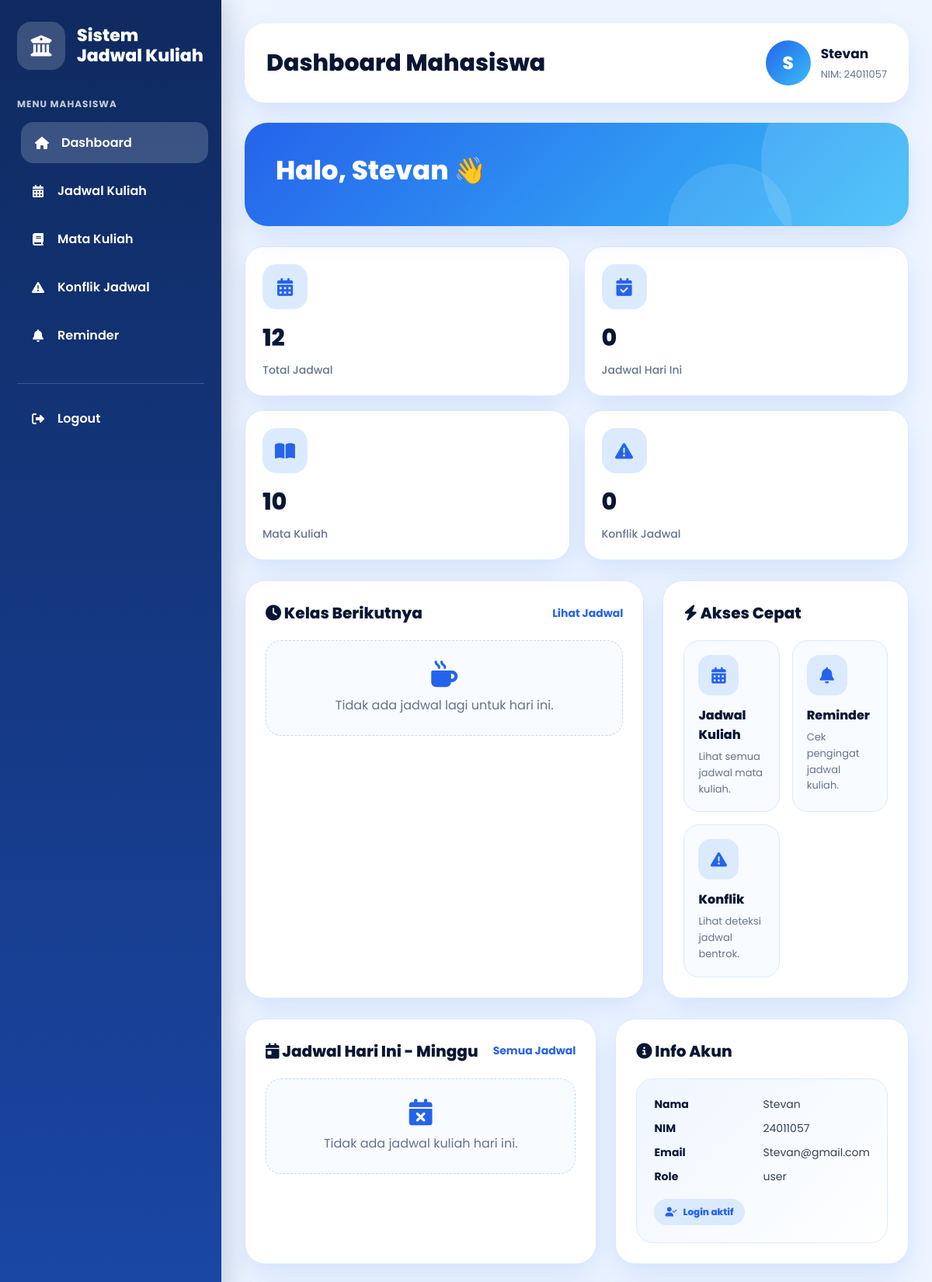
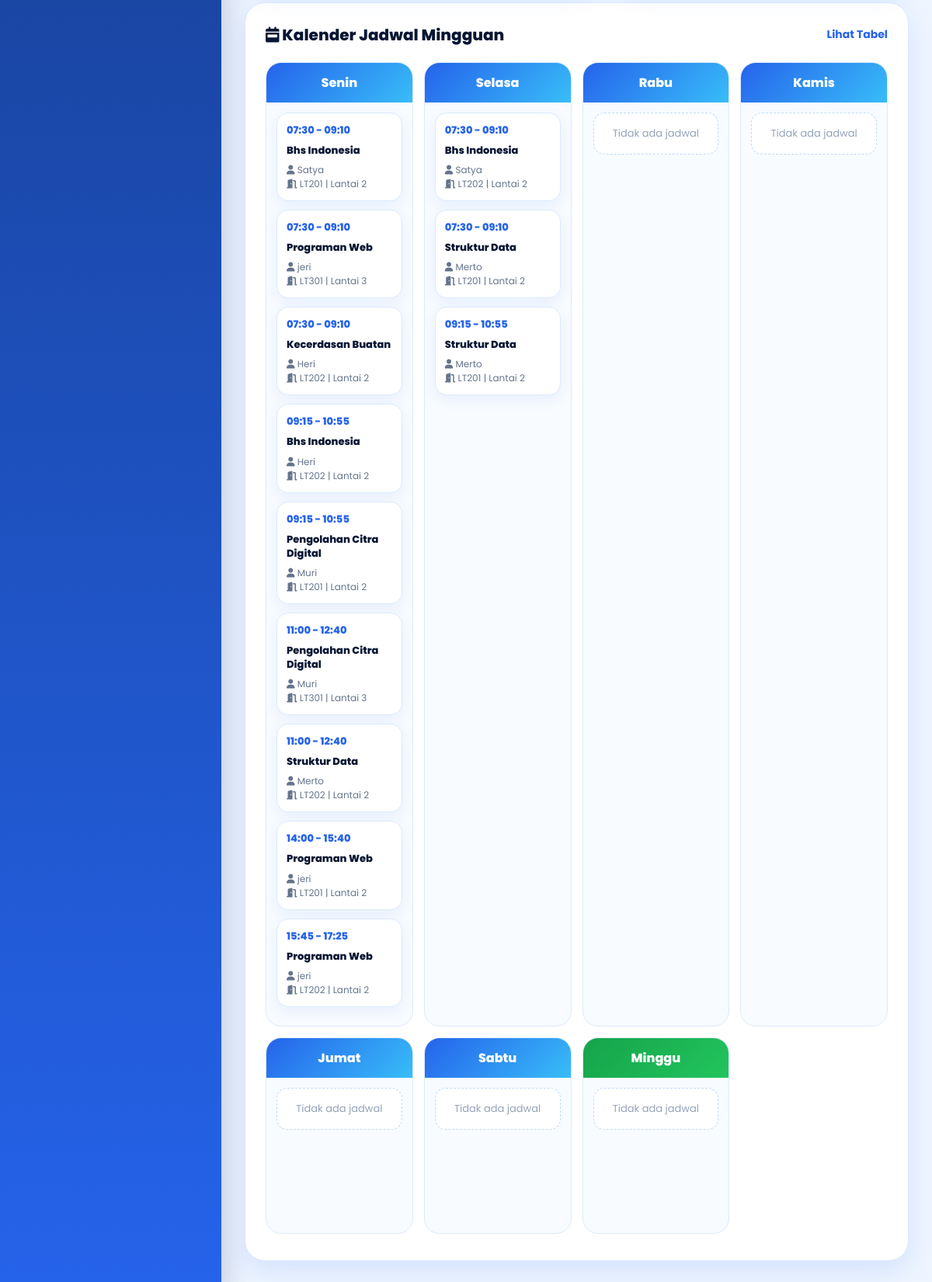
The page /dashboard-user.php (signed in) on the database its author committed (2 pictures, top to bottom).
### tables this page shows
CREATE TABLE `jadwal_kuliah` (
  `id_jadwal` int(11) NOT NULL,
  `id_matkul` int(11) NOT NULL,
  `id_dosen` int(11) NOT NULL,
  `id_ruang` int(11) NOT NULL,
  `kelas` varchar(20) NOT NULL DEFAULT '-',
  `gedung` varchar(100) NOT NULL,
  `hari` varchar(20) NOT NULL,
  `waktu_mulai` time NOT NULL,
  `waktu_selesai` time NOT NULL
);

CREATE TABLE `mata_kuliah` (
  `id_matkul` int(11) NOT NULL,
  `nama_matkul` varchar(100) NOT NULL,
  `sks` int(11) NOT NULL
);

CREATE TABLE `dosen` (
  `id_dosen` int(11) NOT NULL,
  `nama_dosen` varchar(100) NOT NULL,
  `email_dosen` varchar(100) NOT NULL,
  `password` varchar(255) NOT NULL
);

CREATE TABLE `ruangan` (
  `id_ruang` int(11) NOT NULL,
  `nama_ruang` varchar(50) NOT NULL,
  `gedung` varchar(100) NOT NULL
);

### dashboard-user.php (the view, shortened to what this page needs)
<?php
include "connect.php";
$hari_array = [
    'Monday'    => 'Senin',
    'Tuesday'   => 'Selasa',
    'Wednesday' => 'Rabu',
    'Thursday'  => 'Kamis',
    'Friday'    => 'Jumat',
    'Saturday'  => 'Sabtu',
    'Sunday'    => 'Minggu'
];
$hariIni = $hari_array[date('l')];
$qJadwalHariIni = mysqli_query($conn, "
    SELECT COUNT(*) AS total
    FROM jadwal_kuliah
    WHERE hari = '$hariIni'
");
$dJadwalHariIni = mysqli_fetch_assoc($qJadwalHariIni);
$totalJadwalHariIni = $dJadwalHariIni['total'];
$namaUser  = $_SESSION['nama'] ?? 'Mahasiswa';
$nimUser   = $_SESSION['nim'] ?? '-';
$emailUser = $_SESSION['email'] ?? '-';
$roleUser  = $_SESSION['role'] ?? 'user';
$inisial   = strtoupper(substr($namaUser, 0, 1));
function e($text) {
    return htmlspecialchars((string)($text ?? ''), ENT_QUOTES, 'UTF-8');
}
function formatJam($jam) {
    return substr($jam, 0, 5);
}
function hariIndonesia($englishDay) {
    $hari = [
        'Monday'    => 'Senin',
        'Tuesday'   => 'Selasa',
        'Wednesday' => 'Rabu',
        'Thursday'  => 'Kamis',
        'Friday'    => 'Jumat',
        'Saturday'  => 'Sabtu',
        'Sunday'    => 'Minggu'
    ];
    return $hari[$englishDay] ?? $englishDay;
}
function countTable($conn, $table) {
    $safe = str_replace('`', '``', $table);
    $q = mysqli_query($conn, "SELECT COUNT(*) AS total FROM `$safe`");
    $d = mysqli_fetch_assoc($q);
    return (int)($d['total'] ?? 0);
}
$totalJadwal  = countTable($conn, 'jadwal_kuliah');
$totalMatkul  = countTable($conn, 'mata_kuliah');
$hariIni = hariIndonesia(date('l'));
$jadwalHariIni = [];
$jadwalBerikutnya = null;
$hariList = ['Senin','Selasa','Rabu','Kamis','Jumat','Sabtu','Minggu'];
$kalender = [];
foreach ($hariList as $h) {
    $kalender[$h] = [];
}
$queryKalender = mysqli_query($conn, "
    SELECT
        jk.*,
        mk.nama_matkul,
        d.nama_dosen,
        r.nama_ruang
    FROM jadwal_kuliah jk
    LEFT JOIN mata_kuliah mk ON jk.id_matkul = mk.id_matkul
    LEFT JOIN dosen d ON jk.id_dosen = d.id_dosen
    LEFT JOIN ruangan r ON jk.id_ruang = r.id_ruang
    ORDER BY
    FIELD(jk.hari, 'Senin','Selasa','Rabu','Kamis','Jumat','Sabtu','Minggu'),
    jk.waktu_mulai ASC
");
if ($queryKalender) {
    while ($row = mysqli_fetch_assoc($queryKalender)) {
        if (isset($kalender[$row['hari']])) {
            $kalender[$row['hari']][] = $row;
        }
    }
}
$totalKonflik = 0;
$queryKonflik = mysqli_query($conn, "
    SELECT COUNT(*) AS total
    FROM jadwal_kuliah j1
    JOIN jadwal_kuliah j2
    ON j1.id_jadwal < j2.id_jadwal
    AND j1.hari = j2.hari
    AND j1.waktu_mulai < j2.waktu_selesai
    AND j1.waktu_selesai > j2.waktu_mulai
    AND (
        j1.id_ruang = j2.id_ruang
        OR j1.id_dosen = j2.id_dosen
    )
");
if ($queryKonflik) {
    $dKonflik = mysqli_fetch_assoc($queryKonflik);
    $totalKonflik = (int)($dKonflik['total'] ?? 0);
}
?>
<!DOCTYPE html>
<html lang="id">
<head>
<link rel="stylesheet" href="https://cdnjs.cloudflare.com/ajax/libs/font-awesome/6.5.1/css/all.min.css">
</head>
<body>
<div class="app">
    <aside class="sidebar">
        <div class="brand">
            <div class="brand-logo">
                <?php if (file_exists("logo.png")) { ?>
                    <img src="logo.png" alt="Logo">
                <?php } else { ?>
                    <i class="fa-solid fa-building-columns"></i>
                <?php } ?>
            </div>
            <div class="brand-text">
                <h2>Sistem<br>Jadwal Kuliah</h2>
            </div>
        </div>
        <div class="menu-label">Menu Mahasiswa</div>
        <ul class="menu">
            <li><a href="dashboard-user.php" class="active"><i class="fa-solid fa-house"></i> Dashboard</a></li>
            <li><a href="jadwal-matakuliah.php"><i class="fa-solid fa-calendar-days"></i> Jadwal Kuliah</a></li>
            <li><a href="matakuliah-mahasiswa.php"> <i class="fa-solid fa-book"></i>Mata Kuliah </a></li>
            <li><a href="cek-bentrok.php"><i class="fa-solid fa-triangle-exclamation"></i> Konflik Jadwal</a></li>
            <li><a href="notifikasi-reminder.php"><i class="fa-solid fa-bell"></i> Reminder</a></li>
        </ul>
        <div class="sidebar-footer">
            <ul class="menu">
                <li><a href="logout.php"><i class="fa-solid fa-right-from-bracket"></i> Logout</a></li>
            </ul>
        </div>
    </aside>
    <main class="main">
        <section class="topbar">
            <div class="page-title">
                <h1>Dashboard Mahasiswa</h1>
            </div>
            <div class="profile">
                <div class="avatar"><?php echo e($inisial); ?></div>
                <div>
                    <h3><?php echo e($namaUser); ?></h3>
                    <span>NIM: <?php echo e($nimUser); ?></span>
                </div>
            </div>
        </section>
        <section class="hero">
            <div class="hero-content">
                <h2>Halo, <?php echo e($namaUser); ?> 👋</h2>
            </div>
        </section>
        <section class="stats">
<a href="jadwal-matakuliah.php" class="stat-card stat-link">
    <div class="stat-icon">
        <i class="fa-solid fa-calendar-days"></i>
    </div>
    <div class="stat-number">
        <?php echo $totalJadwal; ?>
    </div>
    <div class="stat-label">
        Total Jadwal
    </div>
</a>
<a href="jadwal-matakuliah.php" class="stat-card stat-link">
    <div class="stat-icon">
        <i class="fa-solid fa-calendar-check"></i>
    </div>
    <div class="stat-number">
        <?php echo $totalJadwalHariIni; ?>
    </div>
    <div class="stat-label">
        Jadwal Hari Ini
    </div>
</a>
<a href="matakuliah-mahasiswa.php" class="stat-card stat-link">
    <div class="stat-icon">
        <i class="fa-solid fa-book-open"></i>
    </div>
    <div class="stat-number">
        <?php echo $totalMatkul; ?>
    </div>
    <div class="stat-label">
        Mata Kuliah
    </div>
</a>
<a href="cek-bentrok.php" class="stat-card stat-link">
    <div class="stat-icon">
        <i class="fa-solid fa-triangle-exclamation"></i>
    </div>
    <div class="stat-number">
        <?php echo $totalKonflik; ?>
    </div>
    <div class="stat-label">
        Konflik Jadwal
    </div>
</a>
</section>
        <section class="grid">
            <div class="card">
                <div class="card-header">
                    <h3><i class="fa-solid fa-clock"></i> Kelas Berikutnya</h3>
                    <a href="jadwal-matakuliah.php">Lihat Jadwal</a>
                </div>
                <?php if ($jadwalBerikutnya) { ?>
                    <?php $statusNext = statusJadwal($jadwalBerikutnya['hari'], $jadwalBerikutnya['waktu_mulai'], $jadwalBerikutnya['waktu_selesai']); ?>
                    <div class="next-card">
                        <div class="next-top">
                            <div class="next-icon"><i class="fa-solid fa-book"></i></div>
                            <div class="next-title">
                                <h4><?php echo e($jadwalBerikutnya['nama_matkul'] ?: 'Mata Kuliah'); ?></h4>
                                <p><?php echo e($jadwalBerikutnya['hari']); ?>, <?php echo e(formatJam($jadwalBerikutnya['waktu_mulai'])); ?> - <?php echo e(formatJam($jadwalBerikutnya['waktu_selesai'])); ?></p>
                            </div>
                        </div>
                        <div class="info-row"><strong>Dosen</strong><span><?php echo e($jadwalBerikutnya['nama_dosen'] ?: '-'); ?></span></div>
                        <div class="info-row"><strong>Ruangan</strong><span><?php echo e($jadwalBerikutnya['nama_ruang'] ?: '-'); ?></span></div>
                        <div class="info-row"><strong>Gedung</strong><span><?php echo e($jadwalBerikutnya['gedung'] ?: '-'); ?></span></div>
                        <span class="status <?php echo e($statusNext['class']); ?>">
                            <i class="fa-solid fa-clock"></i>
                            <?php echo e($statusNext['text']); ?>
                        </span>
                    </div>
                <?php } else { ?>
                    <div class="empty">
                        <i class="fa-solid fa-mug-hot"></i>
                        Tidak ada jadwal lagi untuk hari ini.
                    </div>
                <?php } ?>
            </div>
            <div class="card">
                <div class="card-header">
                    <h3><i class="fa-solid fa-bolt"></i> Akses Cepat</h3>
                </div>
                <div class="quick-grid">
                    <a href="jadwal-matakuliah.php" class="quick-card">
                        <div class="quick-icon"><i class="fa-solid fa-calendar-days"></i></div>
                        <h4>Jadwal Kuliah</h4>
                        <p>Lihat semua jadwal mata kuliah.</p>
                    </a>
                    <a href="notifikasi-reminder.php" class="quick-card">
                        <div class="quick-icon"><i class="fa-solid fa-bell"></i></div>
                        <h4>Reminder</h4>
                        <p>Cek pengingat jadwal kuliah.</p>
                    </a>
                    <a href="cek-bentrok.php" class="quick-card">
                        <div class="quick-icon"><i class="fa-solid fa-triangle-exclamation"></i></div>
                        <h4>Konflik</h4>
                        <p>Lihat deteksi jadwal bentrok.</p>
                    </a>
                </div>
            </div>
        </section>
        <section class="grid">
            <div class="card">
                <div class="card-header">
                    <h3><i class="fa-solid fa-calendar-day"></i> Jadwal Hari Ini - <?php echo e($hariIni); ?></h3>
                    <a href="jadwal-matakuliah.php">Semua Jadwal</a>
                </div>
                <?php if (!empty($jadwalHariIni)) { ?>
                    <div class="today-list">
                        <?php foreach ($jadwalHariIni as $j) { ?>
                            <?php $status = statusJadwal($j['hari'], $j['waktu_mulai'], $j['waktu_selesai']); ?>
                            <div class="today-item">
                                <div class="today-time">
                                    <?php echo e(formatJam($j['waktu_mulai'])); ?><br>
                                    <?php echo e(formatJam($j['waktu_selesai'])); ?>
                                </div>
                                <div class="today-detail">
                                    <h4><?php echo e($j['nama_matkul'] ?: 'Mata Kuliah'); ?></h4>
                                    <p>
                                        Dosen: <?php echo e($j['nama_dosen'] ?: '-'); ?><br>
                                        Ruang: <?php echo e($j['nama_ruang'] ?: '-'); ?> | Gedung: <?php echo e($j['gedung'] ?: '-'); ?>
                                    </p>
                                    <span class="status <?php echo e($status['class']); ?>">
                                        <i class="fa-solid fa-clock"></i>
                                        <?php echo e($status['text']); ?>
                                    </span>
                                </div>
                            </div>
                        <?php } ?>
                    </div>
                <?php } else { ?>
                    <div class="empty">
                        <i class="fa-solid fa-calendar-xmark"></i>
                        Tidak ada jadwal kuliah hari ini.
                    </div>
                <?php } ?>
            </div>
            <div class="card">
                <div class="card-header">
                    <h3><i class="fa-solid fa-circle-info"></i> Info Akun</h3>
                </div>
                <div class="next-card">
                    <div class="info-row"><strong>Nama</strong><span><?php echo e($namaUser); ?></span></div>
                    <div class="info-row"><strong>NIM</strong><span><?php echo e($nimUser); ?></span></div>
                    <div class="info-row"><strong>Email</strong><span><?php echo e($emailUser); ?></span></div>
                    <div class="info-row"><strong>Role</strong><span><?php echo e($roleUser); ?></span></div>
                    <span class="status blue"><i class="fa-solid fa-user-check"></i> Login aktif</span>
                </div>
            </div>
        </section>
        <section class="card calendar-card">
            <div class="card-header">
                <h3><i class="fa-solid fa-calendar-week"></i> Kalender Jadwal Mingguan</h3>
                <a href="jadwal-matakuliah.php">Lihat Tabel</a>
            </div>
            <div class="calendar-wrapper">
                <?php foreach ($hariList as $hari) { ?>
                    <div class="day">
                        <div class="day-head <?php echo ($hari == $hariIni) ? 'today' : ''; ?>">
                            <?php echo e($hari); ?>
                        </div>
                        <div class="day-body">
                            <?php if (!empty($kalender[$hari])) { ?>
                                <?php foreach ($kalender[$hari] as $j) { ?>
                                    <div class="mini-jadwal">
                                        <div class="mini-time">
                                            <?php echo e(formatJam($j['waktu_mulai'])); ?> - <?php echo e(formatJam($j['waktu_selesai'])); ?>
                                        </div>
                                        <div class="mini-title">
                                            <?php echo e($j['nama_matkul'] ?: 'Mata Kuliah'); ?>
                                        </div>
                                        <div class="mini-info">
                                            <i class="fa-solid fa-user"></i>
                                            <?php echo e($j['nama_dosen'] ?: '-'); ?>
                                        </div>
                                        <div class="mini-info">
                                            <i class="fa-solid fa-door-open"></i>
                                            <?php echo e($j['nama_ruang'] ?: '-'); ?> | <?php echo e($j['gedung'] ?: '-'); ?>
                                        </div>
                                    </div>
                                <?php } ?>
                            <?php } else { ?>
                                <div class="mini-empty">Tidak ada jadwal</div>
                            <?php } ?>
                        </div>
                    </div>
                <?php } ?>
            </div>
        </section>
    </main>
</div>
</body>
</html>

### rows shown on the page
jadwal_kuliah: waktu_mulai "07:30", waktu_selesai "09:10", id_matkul.nama_matkul "Bhs Indonesia", id_dosen.nama_dosen "Satya", id_ruang.nama_ruang "LT201", gedung "Lantai 2"
jadwal_kuliah: waktu_mulai "07:30", waktu_selesai "09:10", id_matkul.nama_matkul "Programan Web", id_dosen.nama_dosen "jeri", id_ruang.nama_ruang "LT301", gedung "Lantai 3"
jadwal_kuliah: waktu_mulai "07:30", waktu_selesai "09:10", id_matkul.nama_matkul "Kecerdasan Buatan", id_dosen.nama_dosen "Heri", id_ruang.nama_ruang "LT202", gedung "Lantai 2"
jadwal_kuliah: waktu_mulai "09:15", waktu_selesai "10:55", id_matkul.nama_matkul "Bhs Indonesia", id_dosen.nama_dosen "Heri", id_ruang.nama_ruang "LT202", gedung "Lantai 2"
jadwal_kuliah: waktu_mulai "09:15", waktu_selesai "10:55", id_matkul.nama_matkul "Pengolahan Citra Digital", id_dosen.nama_dosen "Muri", id_ruang.nama_ruang "LT201", gedung "Lantai 2"
jadwal_kuliah: waktu_mulai "11:00", waktu_selesai "12:40", id_matkul.nama_matkul "Pengolahan Citra Digital", id_dosen.nama_dosen "Muri", id_ruang.nama_ruang "LT301", gedung "Lantai 3"
jadwal_kuliah: waktu_mulai "11:00", waktu_selesai "12:40", id_matkul.nama_matkul "Struktur Data", id_dosen.nama_dosen "Merto", id_ruang.nama_ruang "LT202", gedung "Lantai 2"
jadwal_kuliah: waktu_mulai "14:00", waktu_selesai "15:40", id_matkul.nama_matkul "Programan Web", id_dosen.nama_dosen "jeri", id_ruang.nama_ruang "LT201", gedung "Lantai 2"
jadwal_kuliah: waktu_mulai "15:45", waktu_selesai "17:25", id_matkul.nama_matkul "Programan Web", id_dosen.nama_dosen "jeri", id_ruang.nama_ruang "LT202", gedung "Lantai 2"
jadwal_kuliah: waktu_mulai "07:30", waktu_selesai "09:10", id_matkul.nama_matkul "Bhs Indonesia", id_dosen.nama_dosen "Satya", id_ruang.nama_ruang "LT202", gedung "Lantai 2"
jadwal_kuliah: waktu_mulai "07:30", waktu_selesai "09:10", id_matkul.nama_matkul "Struktur Data", id_dosen.nama_dosen "Merto", id_ruang.nama_ruang "LT201", gedung "Lantai 2"
jadwal_kuliah: waktu_mulai "09:15", waktu_selesai "10:55", id_matkul.nama_matkul "Struktur Data", id_dosen.nama_dosen "Merto", id_ruang.nama_ruang "LT201", gedung "Lantai 2"

### other values the page prints
$inisial "S"
$namaUser "Stevan"
$nimUser "24011057"
$totalJadwal "12"
$totalJadwalHariIni "0"
$totalMatkul "10"
$totalKonflik "0"
$hariIni "Minggu"
$emailUser "Stevan@gmail.com"
$roleUser "user"
$hari "Senin"
$hari "Selasa"
$hari "Rabu"
$hari "Kamis"
$hari "Jumat"
